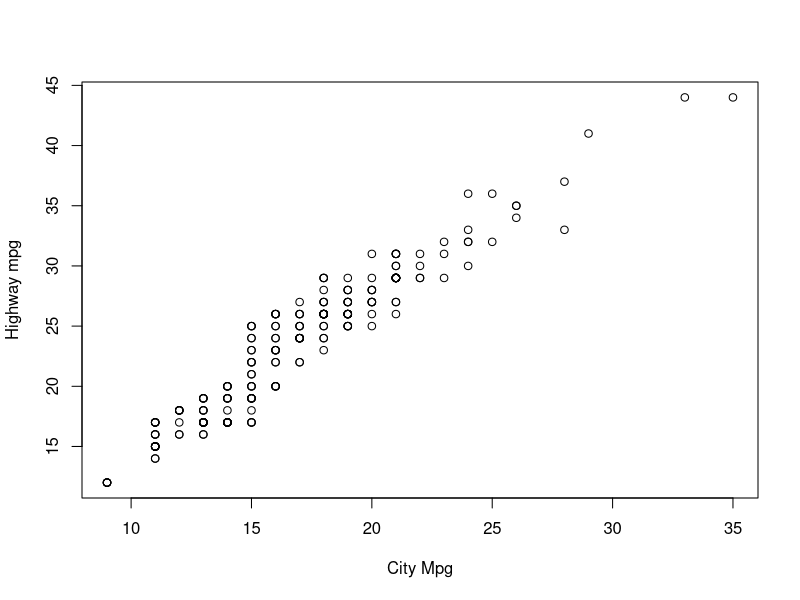
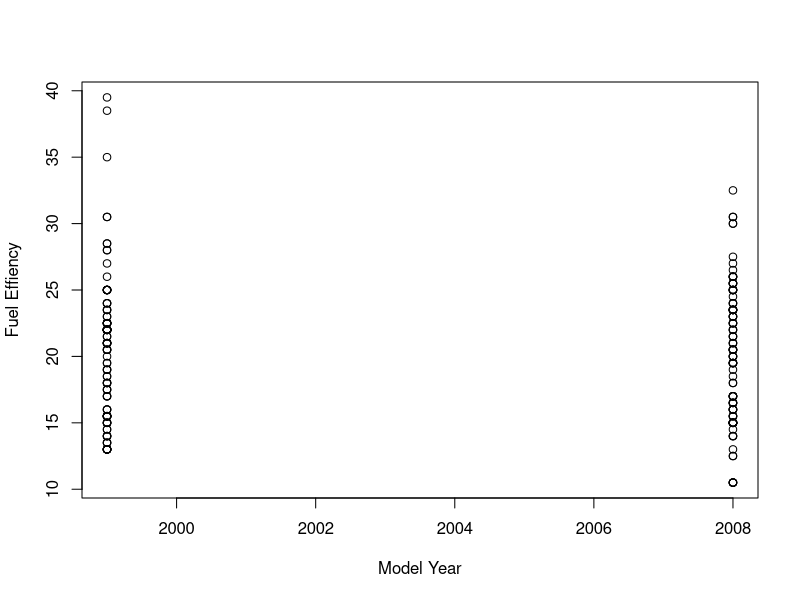

Recreate these plots in R, in order.
## ---- chunk 1
    cel = c(-4.44444,-9.44444)
    cel
## ---- chunk 2
vector = c(1,3)
for (i in 3:200)
{
  if (i%%2 == 1)
  {
    vector = c(vector,1)
  }
  else
  {
    vector = c(vector,3)
  }
}
vector
## ---- chunk 3
numPerfect = floor(sqrt(2001))
numPerfect
## ---- chunk 4
if (!require("ggplot2")) {
install.packages("ggplot2")
}
if (!require("psych")) {
install.packages("psych")
}
library(psych)
library(ggplot2)
## ---- chunk 5
mpgcopy <- mpg
hwympg <- mpgcopy$hwy
mpgcopy <- mpgcopy[order(hwympg),]
top3 <- tail(mpgcopy,3)
top3
## ---- chunk 6
compacts <- mpgcopy$class
numCompact <- 0
for (i in 1:length(compacts))
{
  if (compacts[i] == 'compact')
  {
    numCompact <- numCompact +1
  }
}
numCompact
## ---- chunk 7
plot(mpgcopy$cty, mpgcopy$hwy,ylab = "Highway mpg", xlab = "City Mpg" )
## ---- chunk 8
mpgcopy$fuel <- (mpgcopy$cty + mpgcopy$hwy)/2
year <- mpgcopy$year
plot(year, mpgcopy$fuel, ylab = "Fuel Effiency", xlab="Model Year")

describeBy(mpgcopy$fuel, mpgcopy$year)
